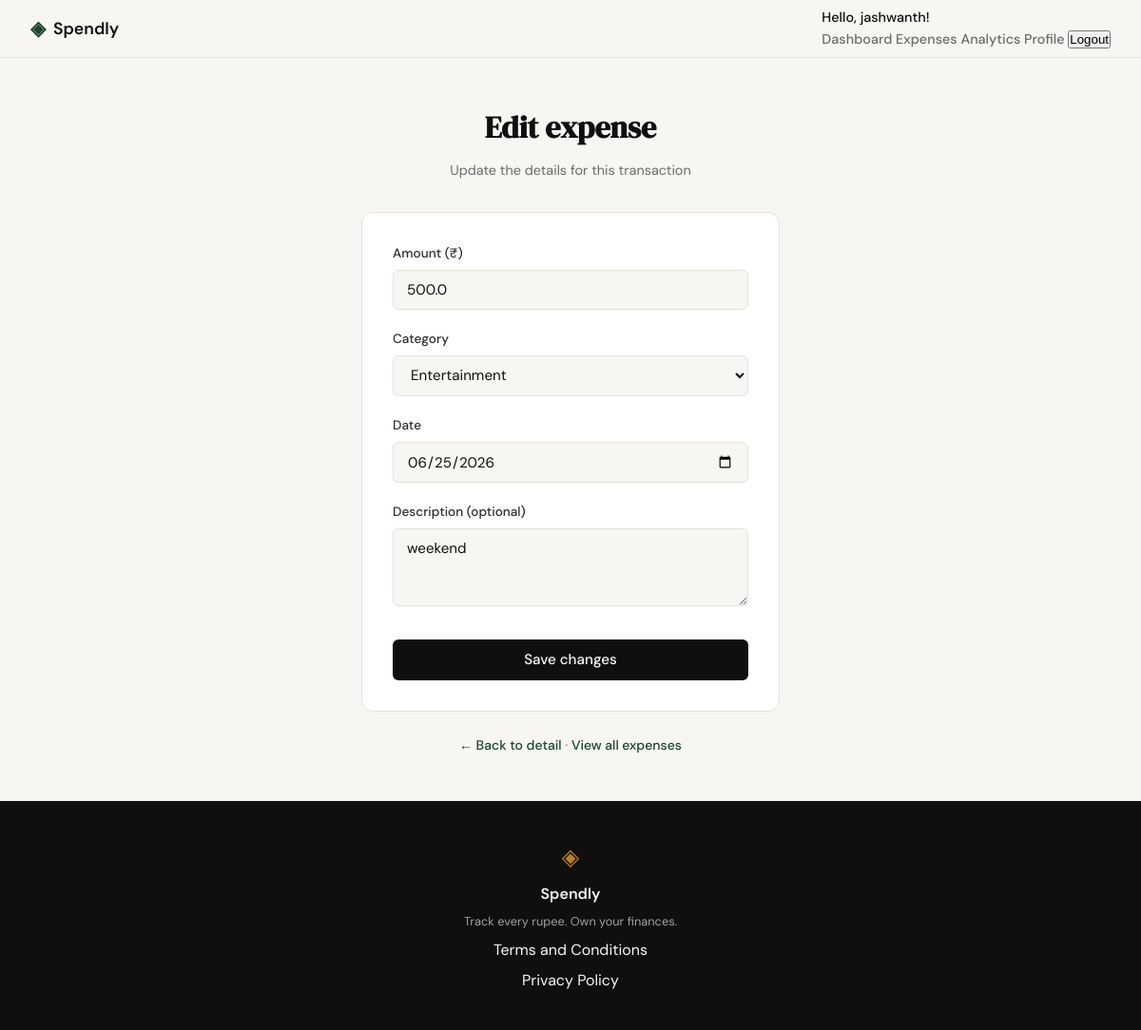
The app's page /expenses/5/edit (signed in) with its own data.
### tables this page shows
CREATE TABLE expenses (
            id INTEGER PRIMARY KEY AUTOINCREMENT,
            user_id INTEGER NOT NULL,
            amount REAL NOT NULL,
            category TEXT NOT NULL,
            date TEXT NOT NULL,
            description TEXT,
            created_at TEXT DEFAULT CURRENT_TIMESTAMP,
            FOREIGN KEY (user_id) REFERENCES users (id)
        );

### app.py (the view, shortened to what this page needs)
@app.route("/expenses/<int:id>/edit", methods=["GET", "POST"])
@login_required
def edit_expense(id):
    user_id = session.get("user_id")
    conn = get_db()
    try:
        cursor = conn.cursor()
        cursor.execute(
            "SELECT id, amount, category, date, description "
            "FROM expenses WHERE id = ? AND user_id = ?",
            (id, user_id),
        )
        expense = cursor.fetchone()
        if expense is None:
            return render_template("error.html", error="Expense not found"), 404
        amount_value = expense["amount"]
        category_value = expense["category"]
        date_value = expense["date"]
        description_value = expense["description"] or ""
        error = None
        return render_template(
            "edit_expense.html",
            expense=expense,
            error=error,
            amount_value=amount_value,
            category_value=category_value,
            date_value=date_value,
            description_value=description_value,
            categories=ALLOWED_CATEGORIES,
        )
    except Exception as exc:
        conn.rollback()
        app.logger.exception("Failed to edit expense")
        return render_template("error.html", error="Unable to save expense"), 500
    finally:
        conn.close()

### app.py (called while the page is built)
def login_required(f):
    @wraps(f)
    def decorated_function(*args, **kwargs):
        if 'user_id' not in session:
            return redirect(url_for('login'))
        return f(*args, **kwargs)
    return decorated_function

### database/db.py (called while the page is built)
def get_db():
    conn = sqlite3.connect('spendly.db')
    conn.row_factory = sqlite3.Row
    conn.execute('PRAGMA foreign_keys = ON')
    return conn

### templates/edit_expense.html (shortened to what this page needs)
{% extends "base.html" %}
{% block content %}
<section class="auth-section">
    <div class="auth-container">
        <div class="auth-header">
            <h1 class="auth-title">Edit expense</h1>
            <p class="auth-subtitle">Update the details for this transaction</p>
        </div>
        <div class="auth-card">
            <form method="POST" action="{{ url_for('edit_expense', id=expense.id) }}">
                <div class="form-group">
                    <label for="amount">Amount (₹)</label>
                    <input type="number" id="amount" name="amount"
                           class="form-input" step="0.01" min="0.01"
                           placeholder="0.00"
                           value="{{ amount_value }}"
                           required autofocus>
                </div>
                <div class="form-group">
                    <label for="category">Category</label>
                    <select id="category" name="category"
                            class="form-input" required>
                        {% for c in categories %}
                        <option value="{{ c }}" {% if c == category_value %}selected{% endif %}>
                            {{ c }}
                        </option>
                        {% endfor %}
                    </select>
                </div>
                <div class="form-group">
                    <label for="date">Date</label>
                    <input type="date" id="date" name="date"
                           class="form-input"
                           value="{{ date_value }}"
                           required>
                </div>
                <div class="form-group">
                    <label for="description">Description (optional)</label>
                    <textarea id="description" name="description"
                              class="form-input" rows="3"
                              maxlength="255"
                              placeholder="e.g. Lunch with Alex">{{ description_value }}</textarea>
                </div>
                <button type="submit" class="btn-submit">Save changes</button>
            </form>
        </div>
        <p class="auth-switch">
            <a href="{{ url_for('expense_detail', id=expense.id) }}">← Back to detail</a>
            · <a href="{{ url_for('expenses') }}">View all expenses</a>
        </p>
    </div>
</section>
{% endblock %}

### static/css/style.css (style rules this page uses)
:root { --ink: #0f0f0f; --ink-soft: #2d2d2d; --ink-muted: #6b6b6b; --ink-faint: #a0a0a0; --paper: #f7f6f3; --paper-warm: #f0ede6; --paper-card: #ffffff; --accent: #1a472a; --accent-light: #e8f0eb; --accent-2: #c17f24; --accent-2-light: #fdf3e3; --danger: #c0392b; --danger-light: #fdecea; --border: #e4e1da; --border-soft: #eeebe4; --font-display: 'DM Serif Display', Georgia, serif; --font-body: 'DM Sans', system-ui, sans-serif; --max-width: 1200px; --auth-width: 440px; --radius-sm: 6px; --radius-md: 12px; --radius-lg: 20px; }
*, *::before, *::after { box-sizing: border-box; margin: 0; padding: 0; }
html { font-size: 16px; scroll-behavior: smooth; }
body { background: var(--paper); color: var(--ink); font-family: var(--font-body); font-size: 1rem; line-height: 1.6; -webkit-font-smoothing: antialiased; }
a { color: inherit; text-decoration: none; }
.auth-section { min-height: calc(100vh - 60px - 100px); display: flex; align-items: center; justify-content: center; padding: 3rem 2rem; }
.auth-container { width: 100%; max-width: var(--auth-width); }
.auth-header { text-align: center; margin-bottom: 2rem; }
.auth-title { font-family: var(--font-display); font-size: 2rem; color: var(--ink); margin-bottom: 0.5rem; }
.auth-subtitle { font-size: 0.9rem; color: var(--ink-muted); }
.auth-card { background: var(--paper-card); border: 1px solid var(--border); border-radius: var(--radius-md); padding: 2rem; margin-bottom: 1.5rem; }
.form-group { margin-bottom: 1.25rem; }
.form-group label { display: block; font-size: 0.85rem; font-weight: 500; color: var(--ink-soft); margin-bottom: 0.4rem; }
.form-input { width: 100%; padding: 0.6rem 0.875rem; border: 1px solid var(--border); border-radius: var(--radius-sm); font-family: var(--font-body); font-size: 0.95rem; color: var(--ink); background: var(--paper); outline: none; transition: border-color 0.2s; }
.form-input::placeholder { color: var(--ink-faint); }
.btn-submit { width: 100%; padding: 0.7rem; background: var(--ink); color: var(--paper); border: none; border-radius: var(--radius-sm); font-family: var(--font-body); font-size: 0.95rem; font-weight: 500; cursor: pointer; transition: background 0.2s; margin-top: 0.5rem; }
.auth-switch { text-align: center; font-size: 0.875rem; color: var(--ink-muted); }
.auth-switch a { color: var(--accent); font-weight: 500; }

### records on screen
expenses: amount "500.0", category "Entertainment", date "06/25/2026", description "weekend"

### other values on screen
{{ session.user_name }} "jashwanth"
